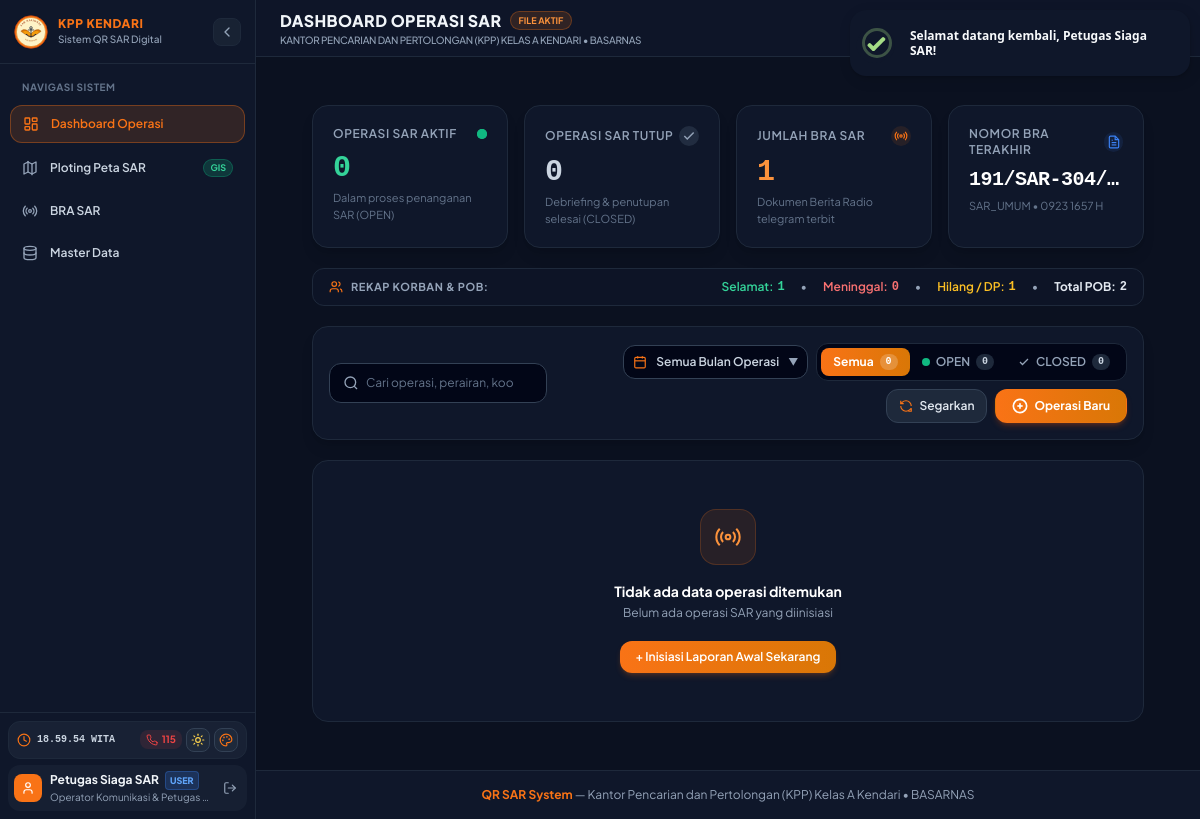
The app's page /index.php (signed in) with its own data.
### tables this page shows
CREATE TABLE `AppSettings` (
  `id` int NOT NULL DEFAULT '1',
  `logo_url` longtext,
  `satker_kode` varchar(191) DEFAULT NULL,
  `satker_nama` varchar(191) DEFAULT NULL,
  `alamat` varchar(191) DEFAULT NULL,
  `no_telp` varchar(191) DEFAULT NULL,
  `email` varchar(191) DEFAULT NULL,
  `call_sign` varchar(191) DEFAULT NULL,
  `frekuensi_default` varchar(191) DEFAULT NULL,
  `admin_username` varchar(191) DEFAULT NULL,
  `admin_password` varchar(191) DEFAULT NULL,
  `admin_email` varchar(191) DEFAULT NULL,
  `admin_nama` varchar(191) DEFAULT NULL,
  `admin_nip` varchar(191) DEFAULT NULL,
  `admin_jabatan` varchar(191) DEFAULT NULL,
  `admin_pangkat` varchar(191) DEFAULT NULL,
  `admin_no_hp` varchar(191) DEFAULT NULL,
  `user_username` varchar(191) DEFAULT NULL,
  `user_password` varchar(191) DEFAULT NULL,
  `user_nama` varchar(191) DEFAULT NULL,
  `user_nip` varchar(191) DEFAULT NULL,
  `user_pangkat` varchar(191) DEFAULT NULL,
  `user_jabatan` varchar(191) DEFAULT NULL,
  `user_email` varchar(191) DEFAULT NULL,
  `user_no_hp` varchar(191) DEFAULT NULL,
  `reset_token` varchar(191) DEFAULT NULL,
  `reset_token_expiry` varchar(191) DEFAULT NULL,
  PRIMARY KEY (`id`)
);

CREATE TABLE `BraSar` (
  `id_bra` int NOT NULL AUTO_INCREMENT,
  `kategori` varchar(191) NOT NULL,
  `no_bra` varchar(191) NOT NULL,
  `nomor_urut` int NOT NULL,
  `satker_kode` varchar(191) NOT NULL,
  `bulan_tahun` varchar(191) NOT NULL,
  `id_operasi` int DEFAULT NULL,
  `nama_operasi` text DEFAULT NULL,
  `panggilan` varchar(191) DEFAULT NULL,
  `jenis` varchar(191) DEFAULT NULL,
  `nr_stn` varchar(191) DEFAULT NULL,
  `derajat` varchar(191) NOT NULL,
  `instruksi_penerusan` text DEFAULT NULL,
  `dari` varchar(191) NOT NULL,
  `aksi` text NOT NULL,
  `info` text DEFAULT NULL,
  `sifat` varchar(191) DEFAULT NULL,
  `menbra` varchar(191) DEFAULT NULL,
  `perihal` text DEFAULT NULL,
  `tanggal_waktu` varchar(191) NOT NULL,
  `twu` varchar(191) NOT NULL,
  `twb` varchar(191) NOT NULL,
  `jumlah_kata` varchar(191) DEFAULT NULL,
  `pengirim` varchar(191) NOT NULL,
  `nama_smc` varchar(191) NOT NULL,
  `pangkat_smc` varchar(191) NOT NULL,
  `jabatan_smc` varchar(191) NOT NULL,
  `twt` varchar(191) DEFAULT NULL,
  `twk` varchar(191) DEFAULT NULL,
  `sistem` varchar(191) DEFAULT NULL,
  `paraf` varchar(191) DEFAULT NULL,
  `barcode_data` text,
  `logo_url` longtext,
  `created_at` varchar(191) NOT NULL,
  PRIMARY KEY (`id_bra`),
  UNIQUE KEY `idx_bra_no_bra` (`no_bra`),
  KEY `idx_bra_nomor_urut` (`nomor_urut`),
  KEY `idx_bra_operasi` (`id_operasi`)
);

### views/dashboard.php (the view, shortened to what the rows shown need)
<?php
$latestBraList = BraModel::getLatest(1);
$latestBra = !empty($latestBraList) ? $latestBraList[0] : null;
$latestBraNumber = $latestBra['no_bra'] ?? '-';
$latestBraSubtext = $latestBra
    ? ($latestBra['kategori'] . ' • ' . ($latestBra['twu'] ?: (!empty($latestBra['created_at']) ? TemplateHelper::formatJamWITA($latestBra['created_at']) . ' WITA' : 'Tercatat')))
    : 'Belum ada dokumen BRA terbit';
?>
<div class="max-w-7xl mx-auto px-4 sm:px-6 lg:px-8 py-6 space-y-5">
  <div class="grid grid-cols-2 lg:grid-cols-4 gap-3 sm:gap-4">
    <div class="rounded-2xl p-4 sm:p-5 border transition-all duration-200 bg-white dark:bg-slate-900 border-slate-200 dark:border-slate-800 shadow-sm dark:shadow-lg">
      <div class="flex items-center justify-between">
        <span class="text-xs font-semibold uppercase tracking-wider text-slate-500 dark:text-slate-400">
        </span>
        <div class="w-5 h-5 rounded-full bg-blue-500/10 flex items-center justify-center">
        </div>
      </div>
      <div class="text-base sm:text-lg lg:text-xl font-black mt-2 font-mono tracking-tight truncate text-slate-900 dark:text-white" title="<?= e($latestBraNumber) ?>">
        <?= e($latestBraNumber) ?>
      </div>
      <p class="text-[11px] mt-1 truncate text-slate-400 dark:text-slate-500">
        <?= e($latestBraSubtext) ?>
      </p>
    </div>
  </div>
</div>

### views/layout/sidebar.php (shortened to what the rows shown need)
<?php
$currentUser = $currentUser ?? AuthHelper::getCurrentUser();
?>
<aside id="mainAppSidebar" class="sidebar fixed top-0 bottom-0 left-0 z-40 flex flex-col transition-all duration-300 ease-in-out border-r bg-white dark:bg-slate-900 border-slate-200 dark:border-slate-800 text-slate-800 dark:text-slate-100 shadow-sm">
  <div class="p-2 border-t border-inherit shrink-0 space-y-1.5">
    <div class="sidebar-footer-user flex items-center gap-2 p-1.5 rounded-xl bg-slate-100/70 dark:bg-slate-800/50">
      <div class="sidebar-user-block min-w-0 flex-1">
        <div class="flex items-center gap-1.5">
          <p class="text-xs font-bold truncate text-slate-800 dark:text-slate-100">
            <?= e($currentUser['nama'] ?? $currentUser['username'] ?? 'Pengguna') ?>
          </p>
          <span class="text-[9px] font-black uppercase px-1 py-0.5 rounded <?= ($currentUser['role'] ?? '') === 'USER' ? 'bg-blue-500/20 text-blue-500 dark:text-blue-400 border border-blue-500/30' : 'bg-orange-500/20 text-orange-600 dark:text-orange-400 border border-orange-500/30' ?>">
            <?= ($currentUser['role'] ?? '') === 'USER' ? 'User' : 'Admin' ?>
          </span>
        </div>
        <p class="text-[10px] text-slate-400 truncate">
          <?= e($currentUser['jabatan'] ?? (($currentUser['role'] ?? '') === 'USER' ? 'Operator SAR Kendari' : 'Admin SAR Kendari')) ?>
        </p>
      </div>
    </div>
  </div>
</aside>
<div class="main-content">

### records on screen
appsettings: user_nama "Petugas Siaga SAR", user_jabatan "Operator Komunikasi & Petugas…"
brasar: no_bra "191/SAR-304/…", latestBraSubtext "SAR_UMUM • 0923 1657 H"

### other values on screen
$headerTitle "DASHBOARD OPERASI SAR"
$headerSubtitle "KANTOR PENCARIAN DAN PERTOLONGAN (KPP) KELAS A KENDARI • BASARNAS"
$totalOpen "0"
$totalClosed "0"
$totalBra "1"
$totalSelamat "1"
$totalMeninggal "0"
$totalHilang "1"
$totalKorban "2"
count($operasis) "0"
